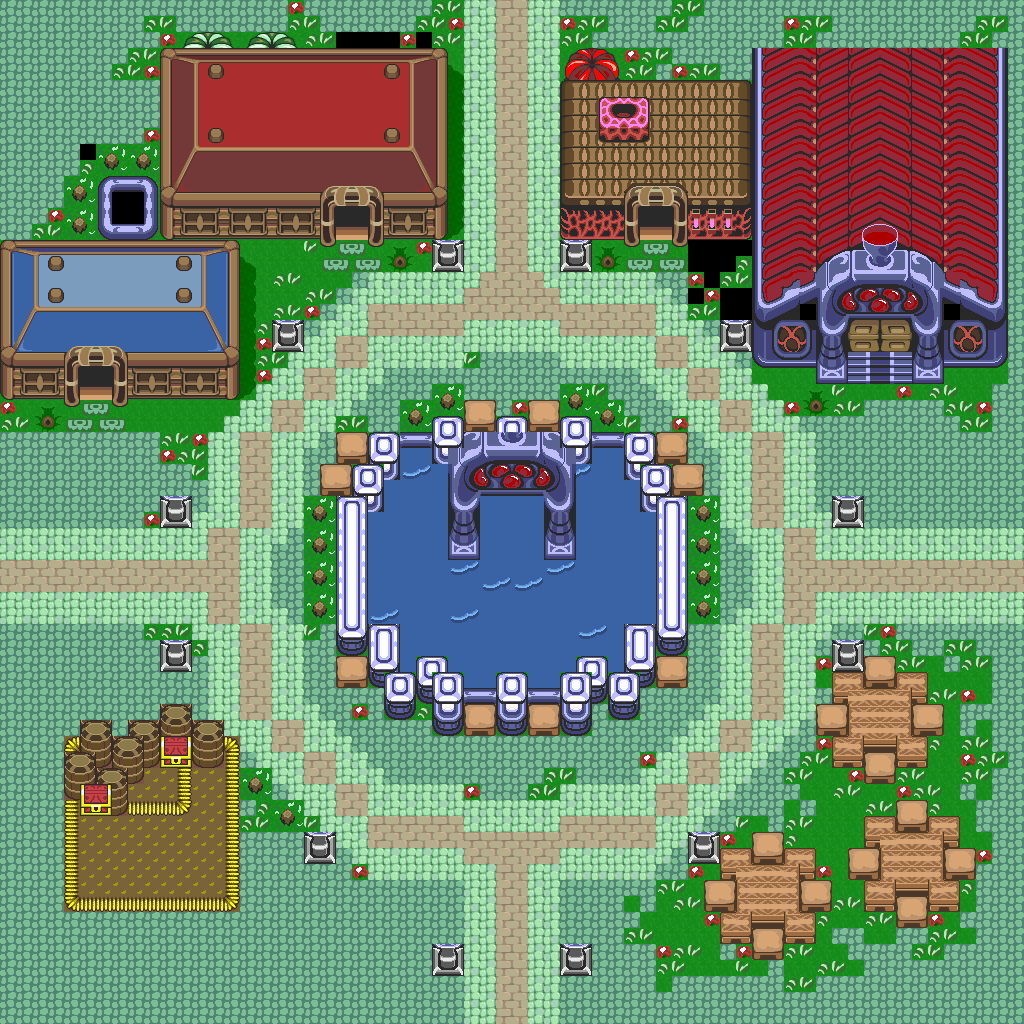

Rendered tile map (Tiled .tmx) drawn with the repository's tilesets; below, a short description and the map source with its tile grids summarised:
An orthogonal 64x64 tile map with 16x16 px tiles, 1 tile layer (base), 2 hidden layers not drawn and 83 objects.

<map version="1.10" tiledversion="1.12.1" orientation="orthogonal" renderorder="right-down" width="64" height="64" tilewidth="16" tileheight="16" infinite="0" nextlayerid="4" nextobjectid="84">
 <tileset firstgid="1" source="../classiciphone_pics4.tsx" />
 <layer id="1" name="base" width="64" height="64">
  <data>[4096 cells, 4077 non-empty, 322 distinct tile ids]</data>
 </layer>
 <layer id="2" name="collision" width="64" height="64" visible="0">
  <properties><property name="collision" value="true" /></properties>
  <data>[4096 cells, 1091 non-empty, 1 distinct tile ids]</data>
 </layer>
 <layer id="3" name="water" width="64" height="64" visible="0">
  <properties><property name="terrain" value="water" /></properties>
  <data>[4096 cells, 186 non-empty, 1 distinct tile ids]</data>
 </layer>
 <objectgroup id="4" name="npcs">
  <object id="1" x="480.0" y="496.0" width="16" height="16">
   <properties>
    <property name="gani" value="waterani.mng" />
    <property name="script" type="string">-- Auto-converted from GraalScript
-- [CLIENT-SIDE — server no-op]
-- dontblock;
-- drawoverplayer;</property>
   </properties>
  </object>
  <object id="2" x="752.0" y="0.0" width="16" height="16">
   <properties>
    <property name="gani" value="classic_churchtop.png" />
    <property name="script" type="string">-- Auto-converted from GraalScript
-- if (created) {show;}</property>
   </properties>
  </object>
  <object id="3" x="864.0" y="688.0" width="16" height="16">
   <properties>
    <property name="gani" value="candle.mng" />
    <property name="script" type="string">-- Auto-converted from GraalScript
-- // NPC made by Kino (LAT)
-- [CLIENT-SIDE — server no-op]
-- if (created) {
-- }
-- if (playertouchsme) {
-- }</property>
   </properties>
  </object>
  <object id="4" x="896.0" y="832.0" width="16" height="16">
   <properties>
    <property name="gani" value="candle.mng" />
    <property name="script" type="string">-- Auto-converted from GraalScript
-- // NPC made by Kino (LAT)
-- [CLIENT-SIDE — server no-op]
-- if (created) {
-- }
-- if (playertouchsme) {
-- }</property>
   </properties>
  </object>
  <object id="5" x="752.0" y="864.0" width="16" height="16">
   <properties>
    <property name="gani" value="candle.mng" />
    <property name="script" type="string">-- Auto-converted from GraalScript
-- // NPC made by Kino (LAT)
-- [CLIENT-SIDE — server no-op]
-- if (created) {
-- }
-- if (playertouchsme) {
-- }</property>
   </properties>
  </object>
  <object id="6" x="816.0" y="640.0" width="16" height="16">
   <properties>
    <property name="gani" value="light2.png" />
    <property name="script" type="string">-- Auto-converted from GraalScript
-- // NPC made by Stefan Knorr
-- [CLIENT-SIDE — server no-op]
-- if (created) {
-- setimg light2.png;
-- dontblock;
-- }
-- if (playerenters) {
-- setcoloreffect 1,0.40,0,0.99;
-- drawaslight;
-- }</property>
   </properties>
  </object>
  <object id="7" x="176.0" y="400.0" width="16" height="16">
   <properties>
    <property name="gani" value="classic_htreebottom.gif" />
    <property name="script" type="string">-- Auto-converted from GraalScript
-- // NPC made by Cappa (LAT)
-- [CLIENT-SIDE — server no-op]
-- if (created) {
-- }
-- if (playertouchsme) {
-- }</property>
   </properties>
  </object>
  <object id="8" x="240.0" y="240.0" width="16" height="16">
   <properties>
    <property name="gani" value="classic_htreebottom.gif" />
    <property name="script" type="string">-- Auto-converted from GraalScript
-- // NPC made by Cappa (LAT)
-- [CLIENT-SIDE — server no-op]
-- if (created) {
-- }
-- if (playertouchsme) {
-- }</property>
   </properties>
  </object>
  <object id="9" x="688.0" y="240.0" width="16" height="16">
   <properties>
    <property name="gani" value="classic_htreebottom.gif" />
    <property name="script" type="string">-- Auto-converted from GraalScript
-- // NPC made by Cappa (LAT)
-- if (created) {
end
-- if (playertouchsme) {
end</property>
   </properties>
  </object>
  <object id="10" x="752.0" y="368.0" width="16" height="16">
   <properties>
    <property name="gani" value="classic_htreebottom.gif" />
    <property name="script" type="string">-- Auto-converted from GraalScript
-- // NPC made by Cappa (LAT)
-- [CLIENT-SIDE — server no-op]
-- if (created) {
-- }
-- if (playertouchsme) {
-- }</property>
   </properties>
  </object>
  <object id="11" x="112.0" y="416.0" width="16" height="16">
   <properties>
    <property name="gani" value="light2.png" />
    <property name="script" type="string">-- Auto-converted from GraalScript
-- // NPC made by Stefan Knorr
-- [CLIENT-SIDE — server no-op]
-- if (created) {
-- setimg light2.png;
-- dontblock;
-- }
-- if (playerenters) {
-- setcoloreffect 1,1,0,0.99;
-- drawaslight;
-- }</property>
   </properties>
  </object>
  <object id="12" x="112.0" y="560.0" width="16" height="16">
   <properties>
    <property name="gani" value="light2.png" />
    <property name="script" type="string">-- Auto-converted from GraalScript
-- // NPC made by Stefan Knorr
-- [CLIENT-SIDE — server no-op]
-- if (created) {
-- setimg light2.png;
-- dontblock;
-- }
-- if (playerenters) {
-- setcoloreffect 1,1,0,0.99;
-- drawaslight;
-- }</property>
   </properties>
  </object>
  <object id="13" x="224.0" y="240.0" width="16" height="16">
   <properties>
    <property name="gani" value="light2.png" />
    <property name="script" type="string">-- Auto-converted from GraalScript
-- // NPC made by Stefan Knorr
-- [CLIENT-SIDE — server no-op]
-- if (created) {
-- setimg light2.png;
-- dontblock;
-- }
-- if (playerenters) {
-- setcoloreffect 1,1,0,0.99;
-- drawaslight;
-- }</property>
   </properties>
  </object>
  <object id="14" x="384.0" y="160.0" width="16" height="16">
   <properties>
    <property name="gani" value="light2.png" />
    <property name="script" type="string">-- Auto-converted from GraalScript
-- // NPC made by Stefan Knorr
-- [CLIENT-SIDE — server no-op]
-- if (created) {
-- setimg light2.png;
-- dontblock;
-- }
-- if (playerenters) {
-- setcoloreffect 1,1,0,0.99;
-- drawaslight;
-- }</property>
   </properties>
  </object>
  </objectgroup>
</map>
<!-- 69 of 83 objects omitted -->
